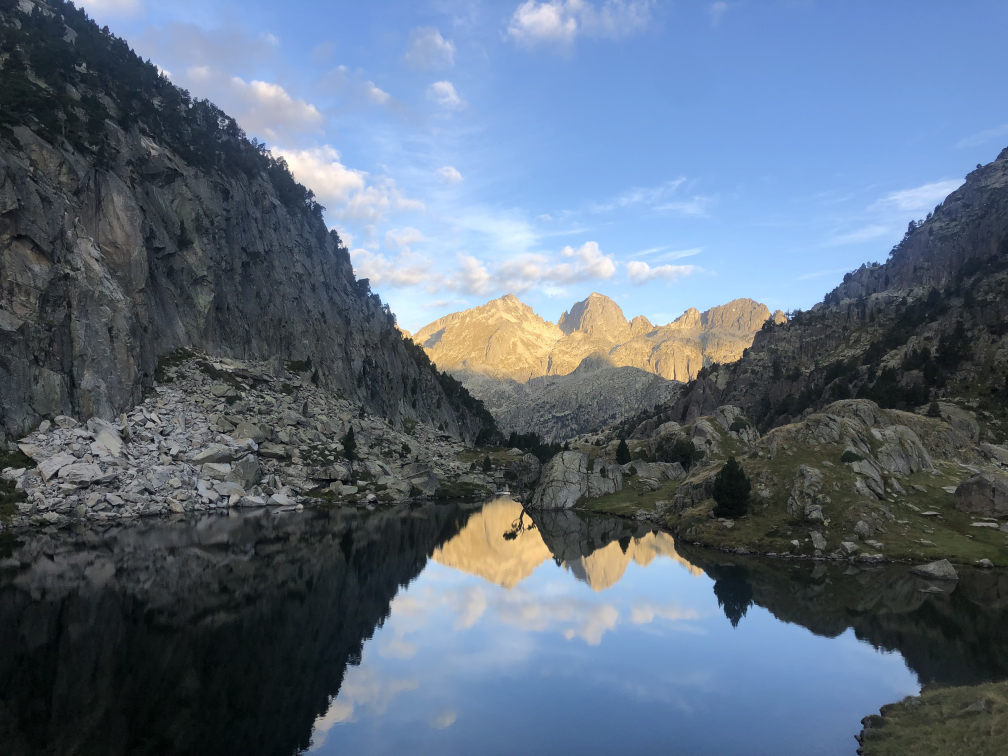
#> input picture IMG_1564.jpg, 4032 x 3024 px (shown at 1/4 size)
$ jupyter execute --allow-errors Ex3_GOI.ipynb   (older library calls are emulated)
#> lines starting #> are read from the running program, lines starting #| are printed output that depends on the picture
# Geometry of Information - Exercise 3

---

**Developed by:**

- **[Adi Cohen](https://www.linkedin.com/in/adi-cohen-5302297b/?originalSubdomain=il)**
- **[Aviv Gelfand](https://www.linkedin.com/in/aviv-gelfand/)**

**Lectured by:** [Prof. Ariel Jaffe](https://arieljaffe.huji.ac.il/)

---

This exercise is part of an ongoing exploration into the geometry of information, aimed at uncovering new insights and methodologies for data analysis. Join us on this journey through complex geometric landscapes, where mathematics meets data science.


# 1. Graph is Connected ⟺ Adjacency Matrix is Irreducible
**Proof:**
Let us prove that a graph is connected if and only if its adjacency matrixW is irreducible.

Consider a Graph, $G=(E,V)$, and let $W$ be it's adjacency matrix, that shows which nodes can be reached from each other in a singel step. It can be formally defined that: $W:E ↦ \mathbb{R}^{|V| \times |V|} \ \   w_{ij} \neq 0 \longleftrightarrow  (v_i,v_j) ∈ E$ and $w_{ij} = 0$ otherwise.

A graph $G$ is **connected** if there is a path between every pair of vertices. Alternatively, a graph can be called connected if every $v_i∈V$  is reachable from at least one other vertex $v_j$.

#### (**$\Rightarrow$**) Suppose $G$ is connected. We need to show that $W$ is irreducible.

Since there's a path between any two vertices, it means that for any  i  and  j , you can find a sequence of steps (represented by the nonzero entries in  W ) that connects  i  to  j .
This property makes it impossible to permute  W  into a block upper triangular form with more than one block along the diagonal, because there's always a way (a path) to "reach" from one part of the graph (matrix) to another, indicating the matrix is irreducible.

#### ($⇐$) If the adjacency matrix $W$ is irreducible, then the graph is connected.

Suppose $W$ is irreducible. By definition, this means there's no permutation of $W$ that can make it block upper triangular with more than one block along the diagonal.
In terms of the graph $G$, this implies for any two vertices $i$ and $j$, there must be a way (a sequence of nonzero entries in $W$) to connect $i$ to $j$, directly or indirectly through other vertices.
Thus, for every pair of vertices in $G$, there's a path that connects them, meaning $G$ is connected.

### Conclusion
This bidirectional proof establishes that a graph $G$ is connected if and only if its adjacency matrix $W$ is irreducible.
The irreducibility of  $W$  reflects the ability to "navigate" from any vertex $v_i$ to any other vertex $v_j$ in  $G$, which is precisely the definition of a connected graph.

# 2. Generalizing Laplacian Matrix to Block Matrixes
The laplacian is an $n\times n$ matrix $L=D-W$, where $W$ is the adjacency matrix and $D$ is diagonal degree matrix, with $d$ connected components.

As we saw in class, if the graph has d connected components, then:

$W=\left[\begin{array}{ccccc}
W_{A_{1}} & 0 & \cdots & 0 & 0\\
0 & W_{A_{2}} & \cdots & 0 & 0\\
\vdots & \vdots & \ddots & \vdots & \vdots\\
0 & 0 & \cdots & W_{A_{d-1}} & 0\\
0 & 0 & \cdots & 0 & W_{d}
\end{array}\right]$
and $L=\left[\begin{array}{ccccc}
L_{A_{1}} & 0 & \cdots & 0 & 0\\
0 & L_{A_{2}} & \cdots & 0 & 0\\
\vdots & \vdots & \ddots & \vdots & \vdots\\
0 & 0 & \cdots & L_{A_{d-1}} & 0\\
0 & 0 & \cdots & 0 & L_{d}
\end{array}\right]$

Where $W$ is a block matrix with 0 if vertices $i,j$ are not connected, and $W_{A_{k}}$ is a weights matrix for the connected vertices in component $A_{k}$, which implies that $L$ is a block matrix as well, that represent the component $A_{k}$.

We also saw in class that:
$v^{T}Lv=\sum_{ij}L\left(i,j\right)v_{i}v_{j}=\sum_{ij}\left(D-W\right)_{ij}v_{i}v_{j}=\sum_{i}^{n}d_{ij}v_{i}v_{j}-\sum_{ij}w_{ij}v_{i}v_{j}=\sum_{i=1}^{n}d_{ii}v_{i}^{2}-\sum_{ij}w_{ij}v_{i}v_{j}=\frac{1}{2}\sum_{i=1}^{n}d_{ii}v_{i}^{2}-\sum_{ij}w_{ij}v_{i}v_{j}+\frac{1}{2}\sum_{j=1}^{n}d_{jj}v_{i}^{2}=\frac{1}{2}\sum_{i}\sum_{j}w_{ij}v_{i}^{2}-2w_{ij}v_{i}v_{j}+w_{ij}v_{j}^{2}=\frac{1}{2}\sum_{i}\sum_{j}w_{ij}\left(v_{i}-v_{j}\right)^{2}$

Where $\lambda=\underset{v}{argmin}(v^{T}Lv)$ (when $\left|\left|v\right|\right|=1$) produce the smallest eigenvalue.

Hence $\lambda=\frac{1}{2}\sum_{i}\sum_{j}w_{ij}\left(v_{i}-v_{j}\right)^{2}=0$ is only solved when:

1. $v_{i}=v_{j}\forall i,j,$ implies that the first eigenvector is spanned by a fixed vector, it will be denoted as $v_{0}$
2. where either $w_{ij}=0$ or $v_{i}-v_{j}=0,w_{ij}>0$.

 ($w_{ij}=0 \forall i,j$ contradicts the assumption that we have d connected components, hence it is not a solution)

$w_{ij}=0$ occurs when there's no connection between vertices, hence it implies the following:

$\frac{1}{2}\sum_{i}\sum_{j}w_{ij}\left(v_{i}-v_{j}\right)^{2}=\frac{1}{2}\sum_{k=1}^{d}\sum_{i,j\in A_{k}}w_{ij}\left(v_{i}-v_{j}\right)^{2}=0\leftrightarrow v=\begin{cases}
c_{1} & i,j\in A_{1}\\
c_{2} & i,j\in A_{2}\\
\vdots & \vdots\\
c_{d} & i,j\in A_{d}
\end{cases}$ where $c_{k}$ corresponds to the size of $L_{A_{K}}$

We will notice that $v$ is a linear combinations of $d$ indicator vectors $v_{k}=\begin{cases}
\overrightarrow{1} & i,j\in A_{k}\\
\overrightarrow{0} & i,j\not\in A_{k}
\end{cases}$ . They will be denoted as $v_{1},...v_{d}$.

It is trivial that each of $v_{1},...v_{d}$ is a solution of (2) hence there are at least $d$ eigenvectors with eigenvalue $0$.

However, $v_{1},...v_{d}$ are linear independent, since there is no intersection between them.

Therefore, any other vector with eigenvector $0$, is a linear combination of them, since as we showed before, only vectors of the form of $v$ will result in eigenvector $0$ (including $v_{0}$, as it is both a linear combination of $v_{1},...v_{d}$, and a in the form of $v$).

As a result, the eigenvector space is spanned only by $d$ linearly independent vectors, which leads to multiplicity of the $0$ eigenvalue to correspond to the number of connected components in the graph.

# 3. Implementation of the Stochastic Block Model

The SBM is a model for generating random graphs with community structure, and it's defined by partitioning the nodes into blocks and specifying the probability of edges between 2 blocks.

For the SBM parameters:
- When `p > q`, we expect more connections within communities than between them.
- When `p = q`, the graph resembles an Erdős-Rényi random graph, as the 2 community structure disappears.
- When `p = 0 and q > 0`, it's a curious case where no internal community connections are expected, only between communities, which is somewhat unconventional for standard SBM usage.

We'll implement the SBM for each of the given `(p, q)` pairs, then compute and plot the first three eigenvalues and eigenvectors of the Laplacian matrix $L$ for each graph. The Laplacian matrix is crucial for understanding the graph's structure, especially in spectral clustering and community detection.
.

[cell 1]
import networkx as nx
import numpy as np
import matplotlib.pyplot as plt
from scipy.linalg import eigh

# [18 lines left out: function plot_eigen, not called in this run]

def plot_eigen_colored(L, title):
    """Plot the first three eigenvalues and corresponding eigenvectors of the Laplacian with different colors."""
    # Calculate eigenvalues and eigenvectors
    eigenvalues, eigenvectors = eigh(L)
    fig, axs = plt.subplots(1, 4, figsize=(22, 5))
    colors = ['blue', 'orange', 'green']  # Colors for the bars and lines

    # Plot the first three eigenvalues with different colors
    for i in range(3):
        axs[0].bar(i + 1, eigenvalues[i], color=colors[i])
    axs[0].set_title('First 3 Eigenvalues')
    axs[0].set_xticks(range(1, 4))

    # Plot the first three eigenvectors with corresponding colors
    for i in range(3):
        axs[i + 1].plot(eigenvectors[:, i], color=colors[i])
        axs[i + 1].set_title(f'Eigenvector {i + 1}')

    plt.suptitle(title, fontsize=16, y=1.05)
    plt.show()

def plot_laplacian_matrix(L, title, color_map='plasma'):
    """Plot the Laplacian matrix."""
    plt.figure(figsize=(6, 4))
    plt.imshow(L, cmap=color_map, interpolation='nearest')
    plt.colorbar()
    plt.title(title, fontsize=18,y=1.05)
    plt.show()
    # Example usage of the function to plot the last Laplacian matrix we calculated
    # plot_laplacian_matrix(L, 'Laplacian Matrix Visualization', color_map='plasma')

# Parameters
n = 100  # Total number of nodes
block_sizes = [50, 50]  # Sizes of the two blocks
p_q_pairs = [(0.7, 0), (0.7, 0.6), (1, 1), (0, 0.7)]  # (p, q) pairs


# Loop through each (p, q) pair and generate the graph, compute L, and plot eigenvalues/eigenvectors
for p, q in p_q_pairs:
    # Probabilities matrix
    probs = [[p, q], [q, p]]

    # Generate SBM graph
    G = nx.stochastic_block_model(block_sizes, probs)

    # Compute the normalized Laplacian matrix
    L = nx.laplacian_matrix(G).toarray()
    # print(L)
    # Plotting
    title = f'SBM Eigenvalues and Eigenvectors for p={p}, q={q}'
    plot_eigen_colored(L, title)
    plot_laplacian_matrix(L, f'Laplacian Matrix Visualization for p={p}, q={q}', color_map='Spectral')
    print('='*120)
#> this loop made 4 passes
#> pass 1, in plot_eigen_colored, `plt.show()`:
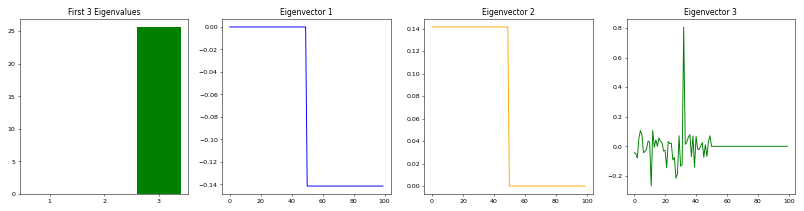
#> figure drawn by matplotlib, 4 panels; panel 2: curve peaks at x = 0, y = 0; panel 3: curve peaks at x = 0, y = 0.141; panel 4: curve peaks at x = 32, y = 0.807
#> pass 1, in plot_laplacian_matrix, `plt.show()`:
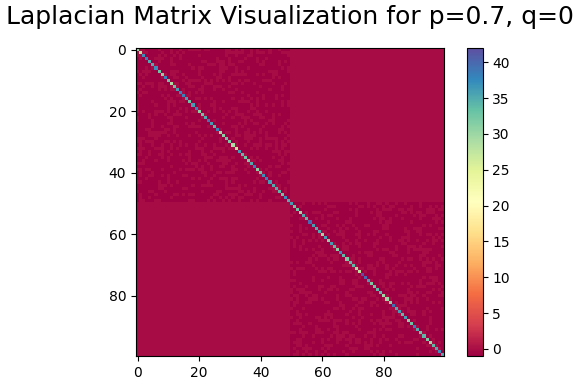
#> figure drawn by matplotlib, 2 panels
#> pass 2, in plot_eigen_colored (call 2), `plt.show()`:
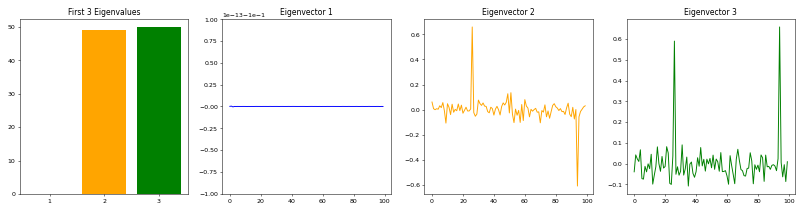
#> figure drawn by matplotlib, 4 panels; panel 2: curve peaks at x = 1, y = -0.1; panel 3: curve peaks at x = 26, y = 0.66; panel 4: curve peaks at x = 94, y = 0.658
#> pass 2, in plot_laplacian_matrix (call 2), `plt.show()`:
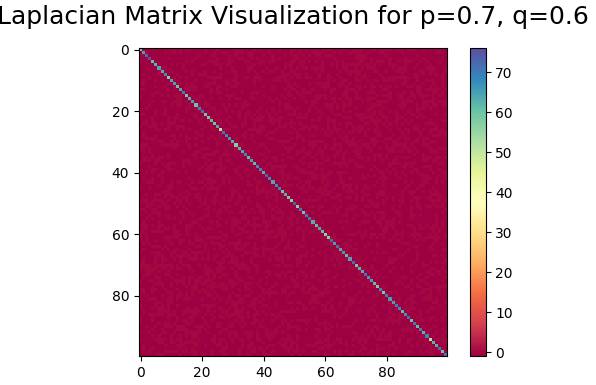
#> figure drawn by matplotlib, 2 panels

The first eigenvalue is always $\lambda_1=0$ as expected.

1. **For $p = 0.7, q = 0$:** This setup models a graph with a strong community structure, where nodes within the same block are highly connected, and there are no connections between blocks. The eigenvalues and eigenvectors reflect this, with a clear gap indicating a strong community structure. Also, $\lambda_2=\frac{qn}{2}=\frac{0*100}{2}=0$ as we expected in class.

2. **For $p = 0.7, q = 0.6$:** Here, there's still a preference for intra-block connections over inter-block connections, but the gap between the communities is less pronounced compared to the first scenario. The eigenvalues and eigenvectors start to blend the distinction between the two communities, indicating the presence of connections across the blocks but still showing some structure.
Also, $\lambda_2=\frac{qn}{2}=\frac{0.6*100}{2}=30$ as we expected in class.

4. **For $p = 1, q = 1$:** This scenario results in a complete graph where every node is connected to every other node, regardless of the block. The eigenvalues and eigenvectors don't suggest any community structure, which aligns with the expectations for a fully connected graph. The concept of community doesn't apply here as every node is equally connected to all others.

5. **For $p = 0, q = 0.7$:** This is an interesting case where all connections are between blocks, with no intra-block connections. This kind of graph is essentially a bipartite graph, where nodes can only connect to nodes in the other block. The eigenvalues and eigenvectors should reflect this unique structure, with a clear separation between the two sets of nodes but no internal cohesion within each set. This is the same as we expected in class.

Each of these scenarios offers a distinct look at how the probabilities of connections within and between blocks can influence the overall structure of a graph. We notice how the eigenvalues and eigenvectors offer insights into the presence or absence of community structures, and how closely the actual graph properties align with the expected properties based on the stochastic block model parameters.

# 4. Modified Ratio Cut Criterion

**Claim**: $$Ratiocut(S) = y^T Ly/n$$
**Proof**:

$\frac{y^{T}Ly}{n} =\frac{1}{n}\sum_{ij}L\left(i,j\right)y_{i}y_{j}=\frac{1}{n}\sum_{ij}\left(D-W\right)_{ij}y_{i}y_{j}=\frac{1}{n}\left[\sum_{i}^{n}d_{ij}y_{i}y_{j}-\sum_{ij}w_{ij}y_{i}y_{j}\right]=\frac{1}{n}\left[\sum_{i=1}^{n}d_{ii}y_{i}^{2}-\sum_{ij}w_{ij}y_{i}y_{j}\right]=\frac{1}{n}\left[\frac{1}{2}\sum_{i=1}^{n}d_{ii}y_{i}^{2}-\sum_{ij}w_{ij}y_{i}y_{j}+\frac{1}{2}\sum_{j=1}^{n}d_{jj}y_{i}^{2}\right]=\frac{1}{n}\left[\frac{1}{2}\sum_{i}\sum_{j}w_{ij}y_{i}^{2}-2w_{ij}y_{i}y_{j}+w_{ij}y_{j}^{2}\right]=\frac{1}{2n}\sum_{i}\sum_{j}w_{ij}\left(y_{i}-y_{j}\right)^{2}=\frac{1}{2n}\left[\sum_{i\in S}\sum_{j\in S}w_{ij}\left(y_{i}-y_{j}\right)^{2}+\sum_{i\in S^{c}}\sum_{j\in S^{c}}w_{ij}\left(y_{i}-y_{j}\right)^{2}+\sum_{i\in S}\sum_{j\in S^{c}}w_{ij}\left(y_{i}-y_{j}\right)^{2}+\sum_{i\in S^{c}}\sum_{j\in S}w_{ij}\left(y_{i}-y_{j}\right)^{2}\right]=\frac{1}{2n}\left[\sum_{i\in S}\sum_{j\in S}w_{ij}\left(\sqrt{\frac{\left|S^{c}\right|}{\left|S\right|}}-\sqrt{\frac{\left|S^{c}\right|}{\left|S\right|}}\right)^{2}+\sum_{i\in S^{c}}\sum_{j\in S^{c}}w_{ij}\left(-\sqrt{\frac{\left|S\right|}{\left|S^{c}\right|}}+\sqrt{\frac{\left|S\right|}{\left|S^{c}\right|}}\right)^{2}+\sum_{i\in S}\sum_{j\in S^{c}}w_{ij}\left(\sqrt{\frac{\left|S^{c}\right|}{\left|S\right|}}+\sqrt{\frac{\left|S\right|}{\left|S^{c}\right|}}\right)^{2}+\sum_{i\in S^{c}}\sum_{j\in S}w_{ij}\left(\sqrt{\frac{\left|S^{c}\right|}{\left|S\right|}}+\sqrt{\frac{\left|S\right|}{\left|S^{c}\right|}}\right)^{2}\right]=\frac{1}{2n}\left[\sum_{i\in S}\sum_{j\in S^{c}}w_{ij}\left(\sqrt{\frac{\left|S^{c}\right|}{\left|S\right|}}+\sqrt{\frac{\left|S\right|}{\left|S^{c}\right|}}\right)^{2}-\sum_{i\in S^{c}}\sum_{j\in S}w_{ij}\left(\sqrt{\frac{\left|S\right|}{\left|S^{c}\right|}}+\sqrt{\frac{\left|S^{c}\right|}{\left|S\right|}}\right)^{2}\right]=\frac{1}{2}\left[\sum_{i\in S}\sum_{j\in S^{c}}w_{ij}+\sum_{i\in S^{c}}\sum_{j\in S}w_{ij}\right]\left(\sqrt{\frac{\left|S^{c}\right|}{\left|S\right|}}+\sqrt{\frac{\left|S\right|}{\left|S^{c}\right|}}\right)^{2}\overset{*}{=}\frac{1}{2n}\left[\sum_{i\in S}\sum_{j\in S^{c}}w_{ij}+\sum_{i\in S^{c}}\sum_{j\in S}w_{ij}\right]\left(\frac{\left|S\right|}{\left|S^{c}\right|}+\frac{\left|S^{c}\right|}{\left|S\right|}+2\right)\overset{**}{=}\frac{1}{n}\left(\frac{\left|S\right|}{\left|S^{c}\right|}+\frac{\left|S^{c}\right|}{\left|S\right|}+2\right)\sum_{i\in S,j\in S^{c}}w_{ij}\overset{***}{=}\frac{1}{n}\cdot n\left(\frac{1}{\left|S^{c}\right|}+\frac{1}{\left|S\right|}\right)\sum_{i\in S,j\in S^{c}}w_{ij}=\left(\frac{1}{\left|S^{c}\right|}+\frac{1}{\left|S\right|}\right)\sum_{i\in S,j\in S^{c}}w_{ij}=ratiocat\left(S\right)$

*$\left(\sqrt{\frac{\left|S\right|}{\left|S^{c}\right|}}+\sqrt{\frac{\left|S^{c}\right|}{\left|S\right|}}\right)^{2}=\left(\frac{\left|S\right|}{\left|S^{c}\right|}+2\sqrt{\frac{\left|S\right|}{\left|S^{c}\right|}\cdot\frac{\left|S\right|}{\left|S^{c}\right|}}+\frac{\left|S^{c}\right|}{\left|S\right|}\right)=\left(\frac{\left|S\right|}{\left|S^{c}\right|}+\frac{\left|S^{c}\right|}{\left|S\right|}+2\right)$

**$\frac{1}{2}\left[\sum_{i\in S}\sum_{j\in S^{c}}w_{ij}+\sum_{i\in S^{c}}\sum_{j\in S}w_{ij}\right]=\frac{1}{2}\left[\sum_{i\in S}\sum_{j\in S^{c}}w_{ij}+\sum_{j\in S}\sum_{i\in S^{c}}w_{ij}\right]=\frac{1}{2}\left[2\sum_{i\in S}\sum_{j\in S^{c}}w_{ij}\right]=\sum_{i\in S}\sum_{j\in S^{c}}w_{ij}$

***$\left(\frac{\left|S\right|}{\left|S^{c}\right|}+\frac{\left|S^{c}\right|}{\left|S\right|}+2\right)=\left(\frac{\left|S\right|}{\left|S^{c}\right|}+\frac{\left|S^{c}\right|}{\left|S\right|}+1+1\right)=\left(\frac{\left|S\right|}{\left|S^{c}\right|}+\frac{\left|S^{c}\right|}{\left|S\right|}+\frac{\left|S\right|}{\left|S\right|}+\frac{\left|S^{c}\right|}{\left|S^{c}\right|}\right)=\left(\frac{\left|S\right|+\left|S^{c}\right|}{\left|S^{c}\right|}+\frac{\left|S^{c}\right|+\left|S\right|}{\left|S\right|}\right)=\left(\left|S\right|+\left|S^{c}\right|\right)\left(\frac{1}{\left|S^{c}\right|}+\frac{1}{\left|S\right|}\right)=n\left(\frac{1}{\left|S^{c}\right|}+\frac{1}{\left|S\right|}\right)$

# 5. Clustering with Different Methods

This coding task involves several steps, including implementing spectral clustering, self-tuning spectral clustering based on the work by Zelnik-Manor & Perona (2005), and comparing these methods with k-means clustering on selected datasets from `Data6.mat`. Let's break this down into manageable tasks and tackle them step by step. You're doing a great job exploring complex machine learning techniques!

[cell 2]
# Import necessary libraries for data manipulation, clustering, and visualization
import numpy as np
import matplotlib.pyplot as plt
from sklearn.cluster import KMeans
from scipy.io import loadmat
from scipy.spatial.distance import pdist, squareform
from sklearn.preprocessing import normalize
from sklearn.neighbors import NearestNeighbors
from scipy.sparse.csgraph import laplacian

# Load dataset
#> (the rest of this cell did not finish here and is left out)

[cell 3]
# KMeans clustering on circles
clusters_count = 3
kmeans_model = KMeans(n_clusters=clusters_count, n_init=10)
#> (the rest of this cell did not finish here and is left out)

[cell 4]
# Import required libraries
import numpy as np
import matplotlib.pyplot as plt
from sklearn.cluster import KMeans
from scipy.sparse.csgraph import laplacian
from scipy.spatial.distance import pdist, squareform
from sklearn.preprocessing import normalize
from sklearn.neighbors import NearestNeighbors

# Assuming the function 'calc_w_global_sigma' and 'w_local' are defined in your script as per the previous context

# Load smiley dataset
#> (the rest of this cell did not finish here and is left out)

**Observations**:
KMeans struggles with the complex shapes of the smiley data, failing to separate the clusters effectively.
Spectral clustering, both global (with k=20) and local sigma approaches, demonstrates superior performance by successfully distinguishing the features of the smiley face, such as the eyes and mouth.

# 6. Approaching Diffusion Models

[cell 5]
import matplotlib.pyplot as plt
from skimage import io
import numpy as np
import cv2
from sklearn.feature_extraction import image
from skimage import io, transform
from sklearn.neighbors import kneighbors_graph
from sklearn.metrics.pairwise import rbf_kernel
from sklearn.metrics.pairwise import pairwise_distances

from sklearn.cluster import SpectralClustering

## Choosing an image and reshaping it to a modest size

[cell 6]
image_path = 'IMG_1564.jpg'

# Load the image
img = io.imread(image_path)
#> img is the input picture: shape (3024, 4032, 3); mean R, G, B 94, 108.6, 126.1

# Convert the image to grayscale
img = cv2.cvtColor(img, cv2.COLOR_BGR2GRAY)
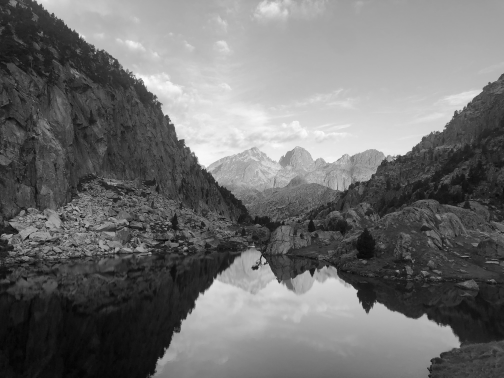
#> img: shape (3024, 4032) (shown at 1/8 size); min 0, max 255, mean 112.1


# Resize the image
resized_img = transform.resize(img, (100, 100))
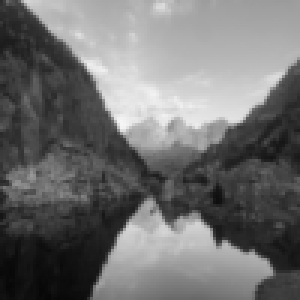
#> resized_img: shape (100, 100) float64 (shown 3 times larger); min 0.0284, max 0.963, mean 0.44

# Plotting
fig, axes = plt.subplots(1, 2, figsize=(10, 5))  # Create a figure and a set of subplots

# Plot the original image
axes[0].imshow(img,cmap='gray')
axes[0].set_title('Original Image')

# Plot the resized image
axes[1].imshow(resized_img,cmap='gray')
axes[1].set_title('Resized Image')

# Hide the axes
for ax in axes:
    ax.axis('off')

# Show the plot
plt.show()

## Construct a graph using patches for features

#### Extract patches from the image and reshape into a 25 by number of patches matrix

[cell 7]
# Define the patch size
patch_size = (5, 5)

# Extract overlapping patches
patches = image.extract_patches_2d(resized_img, patch_size)


# Reshape each patch into a 25-size vector
num_patches = patches.shape[0] * patches.shape[1]
patches_2d = patches.reshape(num_patches, -1)  # Reshape to (number_of_patches, patch_size[0]*patch_size[1])

# Concatenate all patches to obtain the matrix of patch set
patch_set_matrix = np.concatenate(patches_2d, axis=0).reshape(-1, patch_size[0]*patch_size[1])

# Show the shape of the patch set matrix
print(f"Shape of the patch set matrix: {patch_set_matrix.shape}")
#| Shape of the patch set matrix: (9216, 25)

#### Construct a graph using patches for features

[cell 8]
distances = pairwise_distances(patch_set_matrix, metric='euclidean')
# Calculate the mean distance
mean_distance = np.mean(distances)
#> mean_distance = 1.55
sigma = 1 / (2 * mean_distance**2)
#> sigma = 0.207
W = np.exp(-distances ** 2 * sigma)
#> (the rest of this cell did not finish here and is left out)

[cell 9]
# L = compute_laplacian(patch_set_matrix, method = 'normal')
# n = len(L)

### Calculate the first 4 eigenvectors (corresponding to smallest eigenvalues) of the graph-Laplacian of your choice and plot them as reshaped images.

[cell 10]
eigenvalues, eigenvectors = np.linalg.eigh(L)
# Select first 4 eigenvectors
first_4_eigenvectors = eigenvectors[:, :4]
# Plot the eigenvectors
plt.figure(figsize=(8, 8))
for i in range(4):
    plt.subplot(2, 2, i+1)
    eigenvector_image = np.reshape(first_4_eigenvectors[:, i], (int(n**0.5), int(n**0.5)))
    eigenvector_image = (eigenvector_image-np.min(eigenvector_image))/(np.max(eigenvector_image)-np.min(eigenvector_image))
    plt.imshow(eigenvector_image, cmap='gray')
    plt.title(f"Eigenvector {i+1}\nEigenvalue: {eigenvalues[i]:.2f}", fontsize=10)
    plt.colorbar()
    plt.xticks([])
    plt.yticks([])

plt.tight_layout()
plt.show()
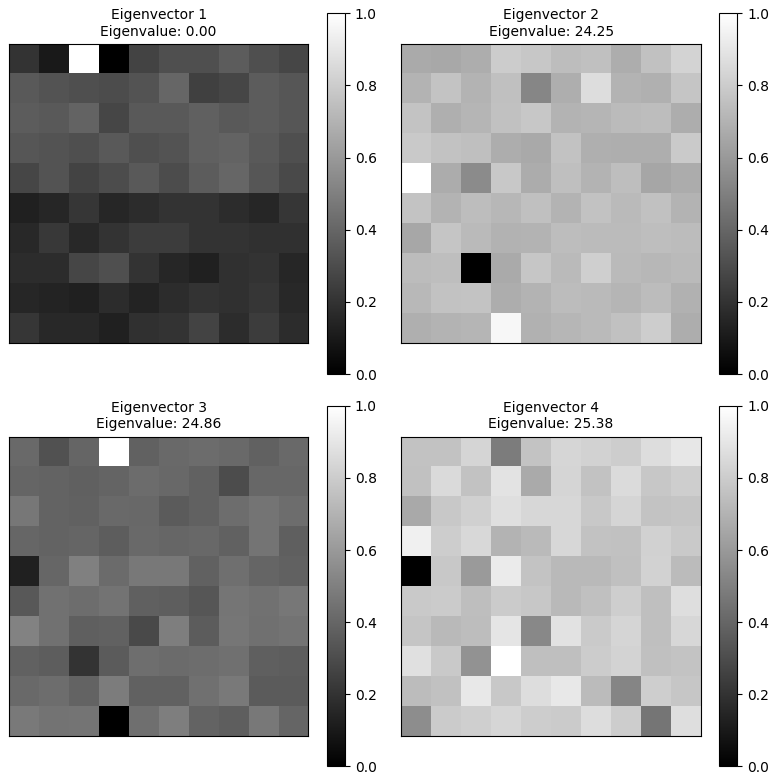
#> figure drawn by matplotlib, 8 panels
